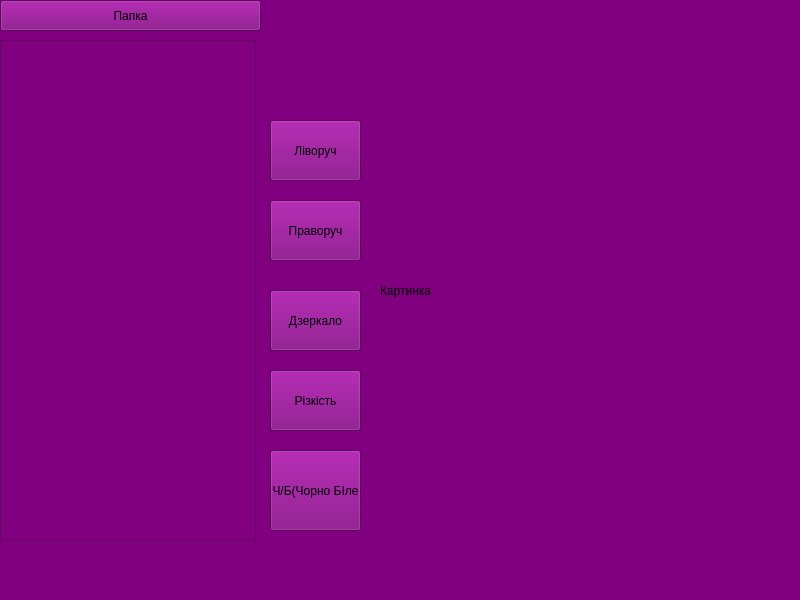
<?xml version="1.0" encoding="UTF-8"?>
<ui version="4.0">
 <class>MainWindow</class>
 <widget class="QMainWindow" name="MainWindow">
  <property name="geometry">
   <rect>
    <x>0</x>
    <y>0</y>
    <width>800</width>
    <height>600</height>
   </rect>
  </property>
  <property name="windowTitle">
   <string>MainWindow</string>
  </property>
  <property name="styleSheet">
   <string notr="true">background: purple</string>
  </property>
  <widget class="QWidget" name="centralwidget">
   <widget class="QPushButton" name="black_white_btn">
    <property name="geometry">
     <rect>
      <x>270</x>
      <y>450</y>
      <width>91</width>
      <height>81</height>
     </rect>
    </property>
    <property name="text">
     <string>Ч/Б(Чорно БІле</string>
    </property>
   </widget>
   <widget class="QListWidget" name="listWidget">
    <property name="geometry">
     <rect>
      <x>0</x>
      <y>40</y>
      <width>256</width>
      <height>501</height>
     </rect>
    </property>
   </widget>
   <widget class="QPushButton" name="sharpness">
    <property name="geometry">
     <rect>
      <x>270</x>
      <y>370</y>
      <width>91</width>
      <height>61</height>
     </rect>
    </property>
    <property name="text">
     <string>Різкість</string>
    </property>
   </widget>
   <widget class="QPushButton" name="mirror">
    <property name="geometry">
     <rect>
      <x>270</x>
      <y>290</y>
      <width>91</width>
      <height>61</height>
     </rect>
    </property>
    <property name="text">
     <string>Дзеркало</string>
    </property>
   </widget>
   <widget class="QPushButton" name="right">
    <property name="geometry">
     <rect>
      <x>270</x>
      <y>200</y>
      <width>91</width>
      <height>61</height>
     </rect>
    </property>
    <property name="text">
     <string>Праворуч</string>
    </property>
   </widget>
   <widget class="QPushButton" name="left_btn">
    <property name="geometry">
     <rect>
      <x>270</x>
      <y>120</y>
      <width>91</width>
      <height>61</height>
     </rect>
    </property>
    <property name="text">
     <string>Ліворуч</string>
    </property>
   </widget>
   <widget class="QPushButton" name="folder">
    <property name="geometry">
     <rect>
      <x>0</x>
      <y>0</y>
      <width>261</width>
      <height>31</height>
     </rect>
    </property>
    <property name="text">
     <string>Папка</string>
    </property>
   </widget>
   <widget class="QLabel" name="label">
    <property name="geometry">
     <rect>
      <x>380</x>
      <y>30</y>
      <width>411</width>
      <height>521</height>
     </rect>
    </property>
    <property name="text">
     <string>Картинка</string>
    </property>
   </widget>
  </widget>
  <widget class="QMenuBar" name="menubar">
   <property name="geometry">
    <rect>
     <x>0</x>
     <y>0</y>
     <width>800</width>
     <height>21</height>
    </rect>
   </property>
  </widget>
  <widget class="QStatusBar" name="statusbar"/>
 </widget>
 <resources/>
 <connections/>
</ui>
